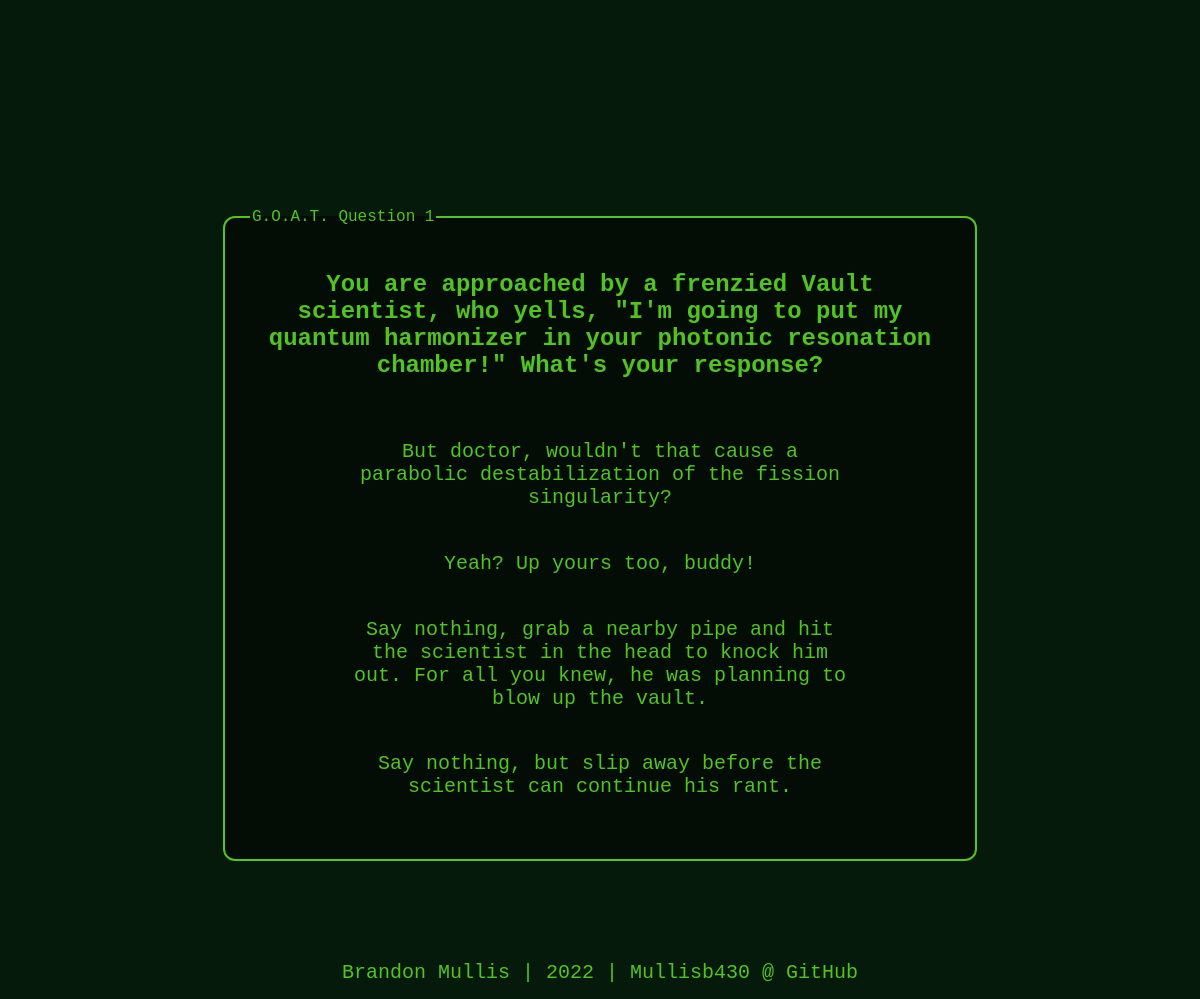
Screenshot of /question/1/ with the database file from the repository.
### questions/models.py (models this page shows, shortened)
class Questions(models.Model):
    question = models.TextField(max_length=250)
    answer_one = models.TextField(max_length=250)
    answer_two = models.TextField(max_length=250)
    answer_three = models.TextField(max_length=250)
    answer_four = models.TextField(max_length=250)
    skills = models.CharField(max_length=100)

### questions/views.py (the view, shortened to what this page needs)
# urls.py: path('question/<int:question_id>/', views.question),
def question(request, question_id):
    if 'job' in request.session:
        del request.session['job']
    if not 'answers' in request.session or question_id == 1:
        request.session['answers'] = []
    question = Questions.objects.get(pk=question_id)
    context = {'question' : question}
    return render(request, 'questions/question.html', context)

### questions/templates/questions/question.html (shortened to what this page needs)
{% extends 'base.html' %}
{% load static %}
{% block head %}
    <link rel="stylesheet" href="{% static 'style.css' %}" />
{% endblock head %}
{% block body %}
<main>
            <fieldset id='questionContainer'>
                <legend align='left'>G.O.A.T. Question {{ question.id }}</legend>
                <h2 id="question">{{ question.question }}</h2>
                <form method="post">
                    <div id="answerContainer">
                        <button type='submit' name='answer_one'>
                            {{ question.answer_one }}
                        </button>
                        <button type='submit' name='answer_two'>
                            {{ question.answer_two }}
                        </button>
                        <button type='submit' name='answer_three'>
                            {{ question.answer_three }}
                        </button>
                        <button type='submit' name='answer_four'>
                            {{ question.answer_four }}
                        </button>
                    </div>
                </form>
            </fieldset>
</main>
{% endblock body %}

### templates/base.html (shortened to what this page needs)
<!DOCTYPE html>
<html>
    <head>
        <link rel="stylesheet" href="">
        {% block head %}
        {% endblock %}
    </head>
<body>
    {% block body %}
    {% endblock %}
    <nav >
        <p> Brandon Mullis | 2022 | Mullisb430 @ GitHub </p>
    </nav>
</body>
</html>

### questions/static/style.css (style rules this page uses)
body { background-color: #051a0a; color: #52c422; padding-bottom: 0; }
main { display: flex; flex-flow: column; justify-items: center; padding-top: 100px; }
p { margin-left: auto; margin-right: auto; width: 525px; font-size: 15pt; font-family: Fallout, monospace; background-color: rgba(0,0,0,0); color:#52c422; margin-bottom: 100px; border: none; }
button { margin-left: auto; margin-right: auto; width: 525px; font-size: 15pt; font-family: Fallout, monospace; background-color: rgba(0,0,0,0); color:#52c422; margin-bottom: 100px; border: none; }
legend { font-family: Fallout, monospace; }
nav { width: 100%; height: 30px; }
nav p { margin-left: auto; margin-right: auto; margin-bottom: 0; margin-top: 100px; text-align: center; }
#questionContainer { margin-left: auto; margin-right: auto; margin-top: 100px; width: 700px; height: fit-content; text-align: center; border: 2px solid #52c422; border-radius: 12px; padding: 25px; background-color: rgba(0, 0, 0, 0.486); }
#answerContainer { padding: 15px; display: flex; flex-direction: column; height: 400px; }
#question { font-family: Fallout, monospace; margin-bottom: 25px; }
#answerContainer button { margin-top: 20px; margin-left: auto; margin-right: auto; margin-bottom: 20px; width: 510px; height: 225px; }

### rows the page displays
Questions: id "1", question "You are approached by a frenzied Vault scientist, who yells, \"I'm going to put my quantum harmonizer in your photonic resonation chamber!\" What's your response?", answer_one "But doctor, wouldn't that cause a parabolic destabilization of the fission singularity?", answer_two "Yeah? Up yours too, buddy!", answer_three "Say nothing, grab a nearby pipe and hit the scientist in the head to knock him out. For all you knew, he was planning to blow up the vault.", answer_four "Say nothing, but slip away before the scientist can continue his rant."
